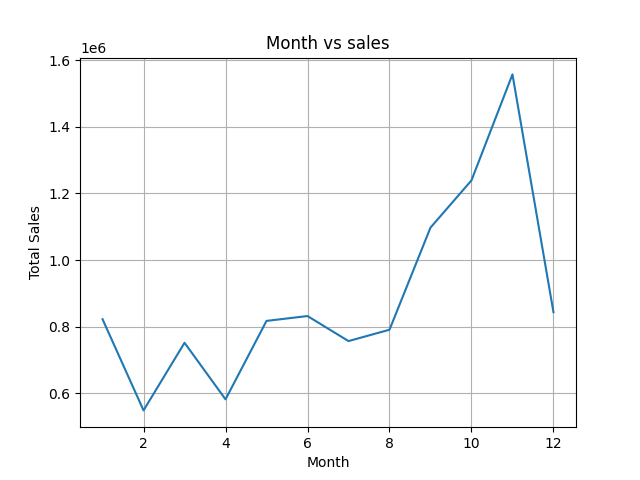

Source code (Python):
import pandas as pd
import matplotlib.pyplot as plt
df =  pd.read_csv('BigMartSalesData.csv')

df =  df.query("Year == 2011")
df = df.filter(['Month', 'Amount']).groupby(['Month'], as_index = False).sum()
x =  df['Month']
y =  df['Amount']

plt.plot(x, y)
plt.xlabel("Month")
plt.ylabel("Total Sales")
plt.title("Month vs sales")
plt.grid()
plt.savefig('assignment1.png')
plt.show()